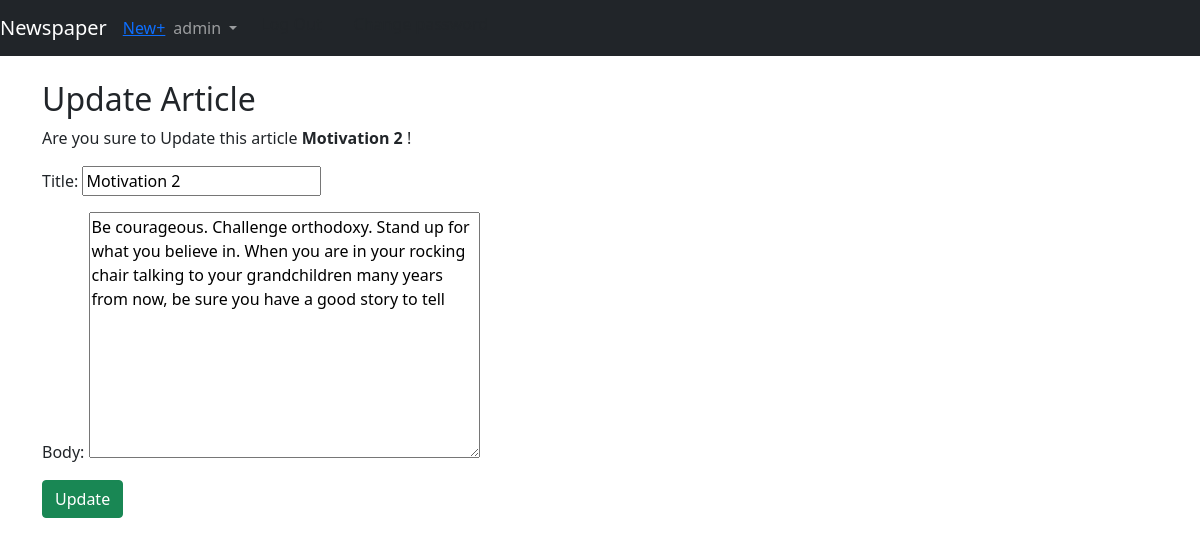
Page /article/2/edit (signed in) on the committed database.
### users/models.py (models this page shows)
class CustomUser(AbstractUser):
    age=models.PositiveIntegerField(null=True,blank=True)

### article/models.py (models this page shows, shortened)
class article(models.Model):
    title=models.CharField(max_length=200)
    body=models.TextField()
    auther=models.ForeignKey(get_user_model(),on_delete=models.CASCADE,)
    date=models.DateField(auto_now_add=True)

### article/views.py (the view)
# urls.py: path('<int:pk>/edit',articleEdit.as_view(),name='article_Edit'),
class articleEdit(LoginRequiredMixin,UpdateView):
    model=article
    template_name='update.html'
    fields=('title','body')
    login_url='login'
    def dispatch(self, request, *args, **kwargs) :
        obj=self.get_object()
        if obj.auther!=self.request.user:
            raise PermissionDenied
        return super().dispatch(request, *args, **kwargs)

### templates/update.html (shortened to what this page needs)
{% extends 'base.html' %}
{% block content %}
<h2>Update Article</h2>
<p>Are you sure to Update this article <b>{{article.title}}</b> !</p>
<form action="" method="post">
    {{form.as_p}}
    <button class="btn btn-success ml-2" type="submit">Update</button>
</form>
{% endblock content %}

### templates/base.html (shortened to what this page needs)
<!DOCTYPE html>
<html lang="en">
<head>
    <link href="https://cdn.jsdelivr.net/npm/bootstrap@5.0.2/dist/css/bootstrap.min.css" rel="stylesheet">
</head>
<body>
    <nav class="navbar navbar-expand-md navbar-dark bg-dark mb-4">
        <a class="navbar-brand" href="{% url 'article_view' %}">Newspaper</a>
        <a href="{% url 'new_view' %}">New+</a>
    <div class="collapse navbar-collapse" id="navbarCollapse">
        {% if user.is_authenticated %}
            <ul class="navbar-nav ml-auto">
                <li class="nav-item">
                    <a class="nav-link dropdown-toggle" href="#" id="userMenu"
                        data-toggle="dropdown" aria-haspopup="true"
                        aria-expanded="false">
                        {{ user.username }}
                    </a>
                </li>
                <a class="dropdown-item" href="{% url 'logout' %}">Log Out</a>
                <a class="dropdown-item"href="{% url 'password_change'%}">Change password</a>
            </ul>
            {% endif %}
        </div>
    </nav>
    <div class="container">
        {% block content %}
        {% endblock content %}
    </div>
</body>
</html>

### rows in the picture
CustomUser: username "admin"
article: title "Motivation 2", body "Be courageous. Challenge orthodoxy. Stand up for what you believe in. When you are in your rocking chair talking to your grandchildren many years from now, be sure you have a good story to tell"
